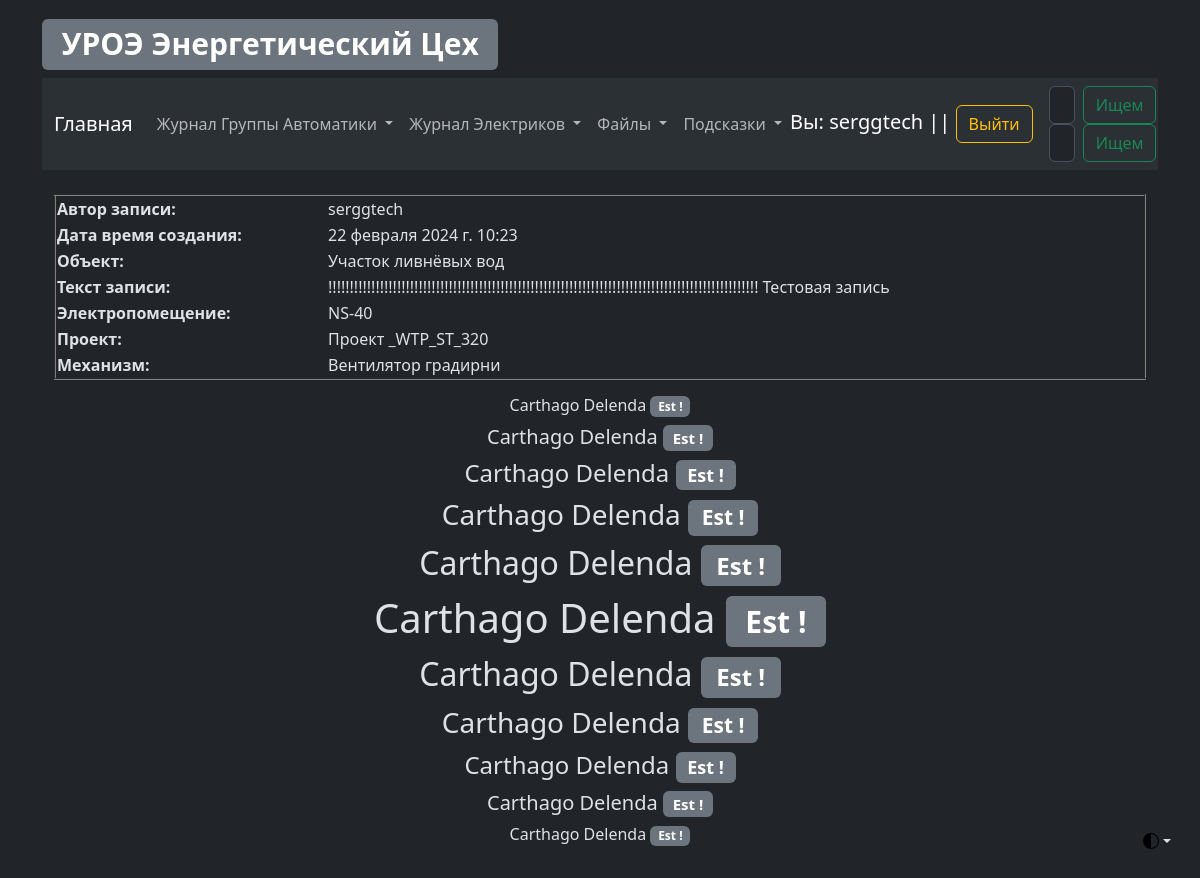
The app's page /as/as_log_view/details/log/3 (signed in) with its own data.
### as/models.py (models this page shows, shortened)
class ASLog(models.Model):
    record_text_title = models.CharField(
        verbose_name="Заголовок записи", max_length=100
    )
    record_text_full = models.TextField(verbose_name="Текст записи", max_length=9999)
    record_author = models.CharField(verbose_name="Автор записи", max_length=100)
    record_change_location_plc = models.BooleanField(
        verbose_name="Изменение в PLC", default=False
    )
    record_change_location_hmi = models.BooleanField(
        verbose_name="Изменение в HMI", default=False
    )
    record_data_create = models.DateTimeField(
        verbose_name="Дата создания записи", auto_now_add=True, editable=False
    )
    record_data_update = models.DateTimeField(
        verbose_name="Дата редактирования записи", auto_now=True, editable=False
    )
    record_object = models.ForeignKey(
        EncObject,
        related_name="as_log_object",
        on_delete=models.CASCADE,
        blank=True,
        verbose_name="Объект",
    )
    record_electrical_room = models.ForeignKey(
        EncElectricalRoom,
        related_name="as_log_electrical_room",
        on_delete=models.CASCADE,
        blank=True,
        verbose_name="Электропомещение",
    )
    record_project = models.ForeignKey(
        EncProject,
        related_name="as_log_project",
        on_delete=models.CASCADE,
        blank=True,
        verbose_name="Проект",
    )
    record_mechanism = models.ForeignKey(
        EncMechanism,
        related_name="as_log_mechanism",
        on_delete=models.CASCADE,
        blank=True,
        verbose_name="Механизм",
    )
    class Meta:
        verbose_name = "Запись Simatic"
        verbose_name_plural = "Записи Simatic"

### Enc_object/models.py (models this page shows, shortened)
class EncObject(models.Model):
    title = models.CharField(verbose_name="Объект", max_length=100)
    title_description = models.CharField(
        verbose_name="Описание объекта", max_length=100
    )
    slug = models.SlugField(max_length=50, unique=True)
    def __str__(self):
        return f"{self.title}"
    class Meta:
        verbose_name = "Объект"
        verbose_name_plural = "Объекты"

class EncElectricalRoom(models.Model):
    title = models.CharField(verbose_name="Электропомещение", max_length=100)
    title_description = models.CharField(
        verbose_name="Описание Электропомещения", max_length=100
    )
    slug = models.SlugField(max_length=50, unique=True)
    def __str__(self):
        return f"{self.title}"
    class Meta:
        verbose_name = "Электропомещение"
        verbose_name_plural = "Электропомещения"

class EncProject(models.Model):
    title = models.CharField(verbose_name="Проект", max_length=100)
    title_description = models.CharField(
        verbose_name="Описание проекта", max_length=100
    )
    slug = models.SlugField(max_length=50, unique=True)
    def __str__(self):
        return f"{self.title}"
    class Meta:
        verbose_name = "Проект"
        verbose_name_plural = "Проекты"

class EncMechanism(models.Model):
    title = models.CharField(verbose_name="Механизм", max_length=100)
    title_description = models.CharField(
        verbose_name="Описание механизма", max_length=100
    )
    slug = models.SlugField(max_length=50, unique=True)
    def __str__(self):
        return f"{self.title}"
    class Meta:
        verbose_name = "Механизм"
        verbose_name_plural = "Механизмы"

### as/views.py (the view)
class ASLogViewDetails(DetailView):
    model = ASLog
    context_object_name = "log_view_details"

### as/templates/as/aslog_detail.html (shortened to what this page needs)
{% extends 'template_0.html' %}
{% block ASLogViewDetails %}
<table align="center" border="2px" width="100%">
    <tr>
        <th>Автор записи:</th>
        <td>{{ log_view_details.record_author }}</td>
    </tr>
    <tr>
        <th>Дата время создания:</th>
        <td>{{ log_view_details.record_data_create }}</td>
    </tr>
    <tr>
        <th>Объект:</th>
        <td>{{ log_view_details.record_object }}</td>
    </tr>
    <tr>
        <th>Текст записи:</th>
        <td>
            <div id="record_text_full">{{ log_view_details.record_text_full }}
            </div>
        </td>
    </tr>
    <tr>
        <th>Электропомещение:</th>
        <td>{{ log_view_details.record_electrical_room }}</td>
    </tr>
    <tr>
        <th>Проект:</th>
        <td>{{ log_view_details.record_project }}</td>
    </tr>
    <tr>
        <th>Механизм:</th>
        <td>{{ log_view_details.record_mechanism }}</td>
    </tr>
</table>
{% endblock %}

### templates/template_0.html (shortened to what this page needs)
{% load static %}
<!DOCTYPE html>
<html data-bs-theme="dark" lang="en">
<head>
    <link href="{% static 'css/bootstrap.min.css' %}" rel="stylesheet">
</head>
<body class="p-3 m-0 border-0 bd-example m-0 border-0">
<div class="dropdown position-fixed bottom-0 end-0 mb-3 me-3 bd-mode-toggle">
    <button aria-expanded="false"
            aria-label="Toggle theme (auto)"
            class="btn btn-bd-primary py-2 dropdown-toggle d-flex align-items-center"
            data-bs-toggle="dropdown"
            id="bd-theme"
            type="button">
        <svg class="bi my-1 theme-icon-active" height="1em" width="1em">
            <use href="#circle-half"></use>
        </svg>
    </button>
</div>
<main class="container">
    <a href="{% url 'main_page' %}"><h1><span class="badge bg-secondary">УРОЭ Энергетический Цех</span></h1></a>
    <nav class="navbar navbar-expand-lg bg-body-tertiary">
        <div class="container-fluid">
            <a class="navbar-brand" href="{% url 'main_page' %}">Главная</a>
            <div class="collapse navbar-collapse" id="navbarSupportedContent">
                <ul class="navbar-nav me-auto mb-2 mb-lg-0">
                    <li class="nav-item dropdown">
                        <a aria-expanded="false" class="nav-link dropdown-toggle" data-bs-toggle="dropdown" href="#"
                           role="button">
                            Журнал Группы Автоматики
                        </a>
                    </li>
                    <li class="nav-item dropdown">
                        <a aria-expanded="false" class="nav-link dropdown-toggle" data-bs-toggle="dropdown" href="#"
                           role="button">
                            Журнал Электриков
                        </a>
                    </li>
                    <li class="nav-item dropdown">
                        <a aria-expanded="false" class="nav-link dropdown-toggle" data-bs-toggle="dropdown" href="#"
                           role="button">
                            Файлы
                        </a>
                    </li>
                    <li class="nav-item dropdown">
                        <a aria-expanded="false" class="nav-link dropdown-toggle" data-bs-toggle="dropdown" href="#"
                           role="button">
                            Подсказки
                        </a>
                    </li>
                </ul>
                <div>
                    {% if request.user.is_authenticated %}
                    <div class="navbar-brand">
                        Вы: {{ request.user }} || <a class="btn btn-outline-warning"
                                                     href="{% url 'logout' %}">Выйти</a>
                    </div>
                    {% else %}
                    <div class="navbar-brand">
                        Вы: Гость || <a class="btn btn-outline-danger"
                                        href="{% url 'login' %}">Войти</a>
                    </div>
                    {% endif %}
                </div>
                <div>
                    <form action="{% url 'as_search_results' %}" class="d-flex" method="get" role="search">
                        <input aria-label="Search" class="form-control me-2" name="search" placeholder="Автоматчики"
                               type="search">
                        <button class="btn btn-outline-success" type="submit">Ищем</button>
                    </form>
                    <form action="{% url 'elc_search_results' %}" class="d-flex" method="get" role="search">
                        <input aria-label="Search" class="form-control me-2" name="search" placeholder="Электрики"
                               type="search">
                        <button class="btn btn-outline-success" type="submit">Ищем</button>
                    </form>
                </div>
            </div>
        </div>
    </nav>
    <div class="container">
        <br>
        {% if request.user.is_authenticated %}
        {% block ASLogViewDetails %} {% endblock %}
        {% else %}
        {% block user_login %} {% endblock %}
        {% endif %}
        <div align="center" data-width="100%">
            <p>
            <h6>Carthago Delenda <span class="badge bg-secondary">Est !</span></h6>
            <h5>Carthago Delenda <span class="badge bg-secondary">Est !</span></h5>
            <h4>Carthago Delenda <span class="badge bg-secondary">Est !</span></h4>
            <h3>Carthago Delenda <span class="badge bg-secondary">Est !</span></h3>
            <h2>Carthago Delenda <span class="badge bg-secondary">Est !</span></h2>
            <h1>Carthago Delenda <span class="badge bg-secondary">Est !</span></h1>
            <h2>Carthago Delenda <span class="badge bg-secondary">Est !</span></h2>
            <h3>Carthago Delenda <span class="badge bg-secondary">Est !</span></h3>
            <h4>Carthago Delenda <span class="badge bg-secondary">Est !</span></h4>
            <h5>Carthago Delenda <span class="badge bg-secondary">Est !</span></h5>
            <h6>Carthago Delenda <span class="badge bg-secondary">Est !</span></h6>
            </p>
        </div>
    </div>
</main>
</body>
</html>

### records on screen
ASLog: record_author "serggtech", record_data_create "22 февраля 2024 г. 10:23", record_object "Участок ливнёвых вод", record_text_full "!!!!!!!!!!!!!!!!!!!!!!!!!!!!!!!!!!!!!!!!!!!!!!!!!!!!!!!!!!!!!!!!!!!!!!!!!!!!!!!!!!!!!!!!!!!!!!!!!!!! Тестовая запись", record_electrical_room "NS-40", record_project "Проект _WTP_ST_320", record_mechanism "Вентилятор градирни"

### other values on screen
{{ request.user }} "serggtech"
